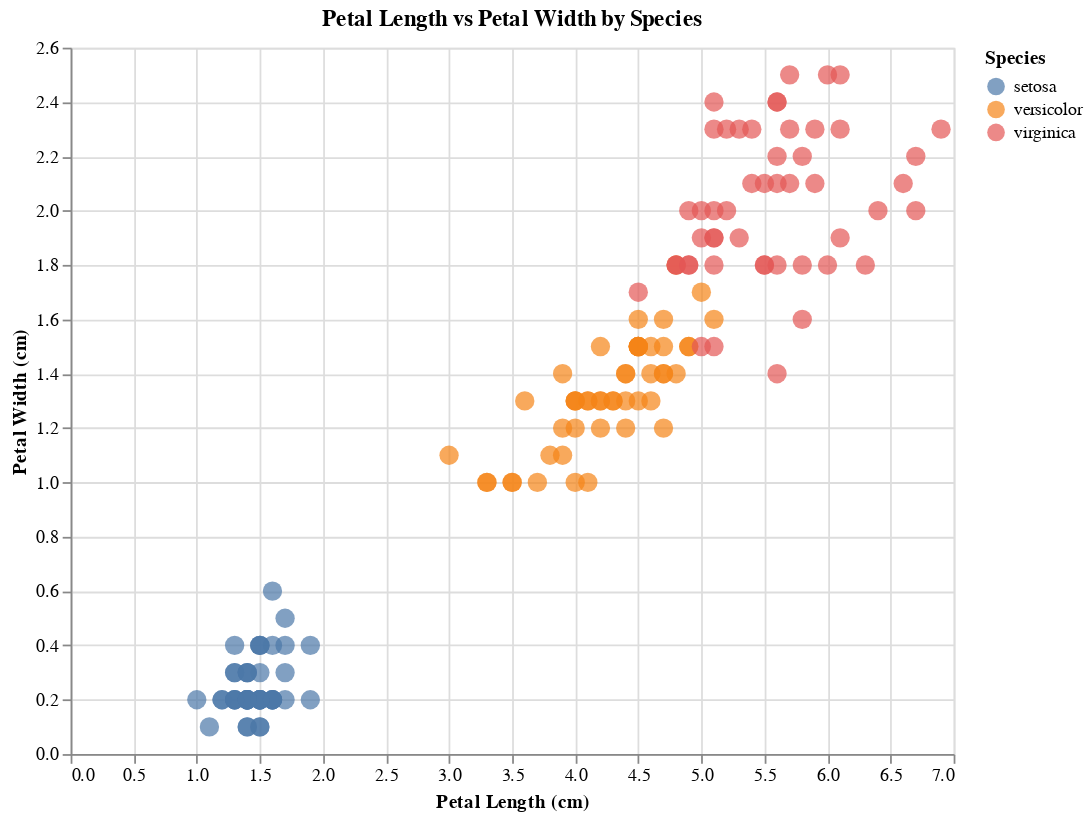

Notebook cell for this chart:
### Markdown cell above
Scatter plot: 

This plot shows how the species are separated based on petal measurements. The three species form distinct clusters, indicating that these two features are good for classification. It also shows that Setosa is well-separated, while Versicolor and Virginica have some overlap.

### Code cell
alt.Chart(iris).mark_circle(size=120).encode(
    x=alt.X("petal_length", title="Petal Length (cm)"),
    y=alt.Y("petal_width", title="Petal Width (cm)"),
    color=alt.Color("species", title="Species"),
    tooltip=["species", "petal_length", "petal_width"]
).properties(
    width=500,
    height=400,
    title="Petal Length vs Petal Width by Species"
).interactive()

### Figure 1 — Vega-Lite specification as saved in the notebook (floating-point values rounded to 4 significant figures; data arrays with more than 128 entries replaced by an {"elided": "..."} marker saying what was removed)
{"config": {"view": {"continuousWidth": 300, "continuousHeight": 300}}, "data": {"name": "data-3a191f69da972c40738d695fb9f41d2b"}, "mark": {"type": "circle", "size": 120}, "encoding": {"color": {"field": "species", "title": "Species", "type": "nominal"}, "tooltip": [{"field": "species", "type": "nominal"}, {"field": "petal_length", "type": "quantitative"}, {"field": "petal_width", "type": "quantitative"}], "x": {"field": "petal_length", "title": "Petal Length (cm)", "type": "quantitative"}, "y": {"field": "petal_width", "title": "Petal Width (cm)", "type": "quantitative"}}, "height": 400, "params": [{"name": "param_1e9efca18e7a2868", "select": {"type": "interval", "encodings": ["x", "y"]}, "bind": "scales"}], "title": "Petal Length vs Petal Width by Species", "width": 500, "$schema": "https://vega.github.io/schema/vega-lite/v6.1.0.json", "datasets": {"data-3a191f69da972c40738d695fb9f41d2b": {"elided": "150 records"}}}
